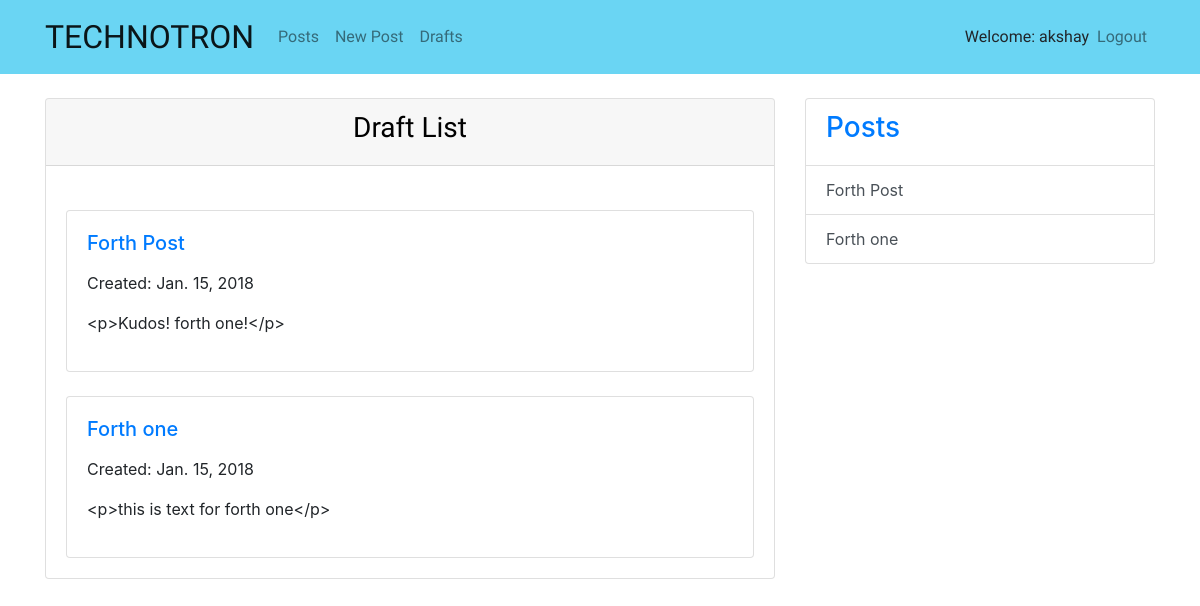
The page /drafts/ (signed in) on the database as committed earlier.
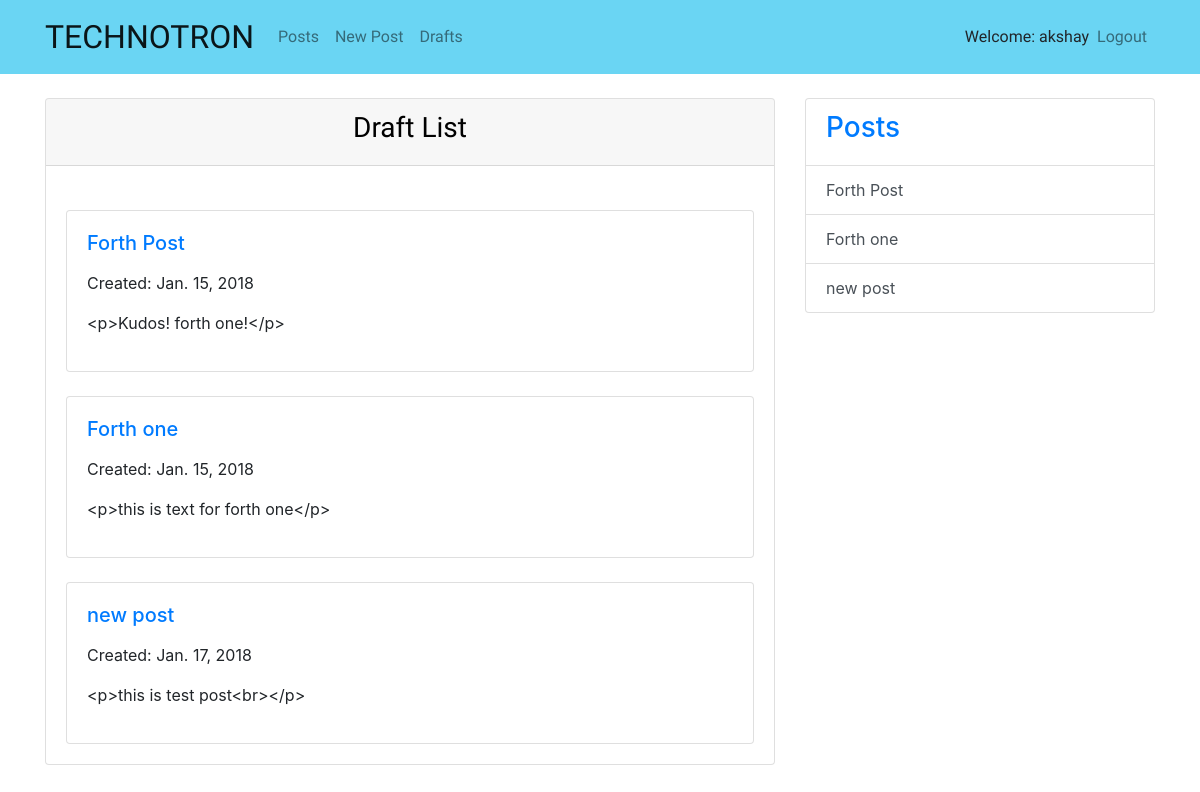
The same page on the database as committed later.
### blog/models.py (models this page shows, shortened)
class Post(models.Model):
    author = models.ForeignKey('auth.User')
    title = models.CharField(max_length=200)
    text = models.TextField()
    created_date = models.DateField(default=timezone.now)
    published_date = models.DateField(blank=True,null=True)

### blog/views.py (the view)
# urls.py: url(r'^drafts/$',views.DraftListView.as_view(),name='post_draft_list'),
class DraftListView(LoginRequiredMixin,ListView):
    template_name = 'post_draft_list.html'
    login_url = '/login/'
    redirect_field_name = 'blog/post_draft_list.html'
    model = Post
    def get_queryset(self):
        return Post.objects.filter(published_date__isnull=True).order_by('created_date')

### blog/templates/blog/post_draft_list.html
{% extends 'blog/base.html'%}
{% block content %}
<div class="card">
    <div class="card-header posttitle"><h3> Draft List</h3></div>
      <div class="card-body">
        {% for post in post_list %}
          <br>
          <div class="card">
              <div class="card-body">
                <h5 class="card-title"><a href="{% url 'post_detail' pk=post.pk %}">{{ post.title }}</a></h5>
                <p class="card-text">
                  <div class="date">
                    <p>Created: {{post.created_date}}</p>
                  </div>
                  <p>{{post.text|truncatechars:200}}</p>
                </p>
              </div>
          </div>
        {% endfor %}
      </div>
</div>
{% endblock %}

### blog/templates/blog/base.html (shortened to what this page needs)
<!DOCTYPE html>
{% load staticfiles %}
<html>
  <head>
    <link rel="stylesheet" href="https://maxcdn.bootstrapcdn.com/bootstrap/4.0.0-beta.3/css/bootstrap.min.css">
    <link rel="stylesheet" href="//cdn.jsdelivr.net/npm/medium-editor@latest/dist/css/medium-editor.min.css" type="text/css" media="screen" charset="utf-8">
    <link rel="stylesheet" href="{% static 'css/blog.css' %}">
  </head>
  <body>
      <nav class="navbar navbar-expand-lg navbar-light" style="background-color: #6AD5F3;">
        <div class="container">
          <a class="navbar-brand mb-0 h1 bigbrand" href="{% url 'about' %}">TECHNOTRON</a>
          <ul class="navbar-nav mr-auto">
              <li class="nav-item">
                  <a class="nav-link techfont" href="{% url 'post_list' %}">Posts</a>
              </li>
          {% if user.is_authenticated %}
              <li class="nav-item">
                  <a class="nav-link techfont" href="{% url 'post_new' %}">New Post</a>
              </li>
              <li class="nav-item">
                  <a class="nav-link techfont" href="{% url 'post_draft_list' %}">Drafts</a>
              </li>
          </ul>
          <ul class="navbar-nav navbar-right">
              <li class="nav-item">
                  <a class="navbar-text techfont">Welcome: {{user.username}}</a>
              </li>
              <li class="nav-item">
                  <a class="nav-link techfont" href="{% url 'logout' %}">Logout</a>
              </li>
          </ul>
          {% else %}
          <ul class="navbar-nav navbar-right">
            <li class="nav-item"> <a class="nav-link techfont" href="{% url 'login' %}"> <span><img src="{% static 'login.svg' %}" alt="img" width='20px'> Login</span></a></li>
          </ul>
          {% endif %}
        </div>
      </nav>
    <br>
    <div class="container">
      <div class="row">
        <div class="col-sm-8">
            {% block content %}
            {% endblock %}
        </div>
        <div class="col-sm-4">
            <div class="list-group">
                <a href="{% url 'post_list' %}" class="list-group-item">
                  <h3>Posts</h3>
                </a>
                {% for post in post_list %}
                <a class="list-group-item list-group-item-action" href="{% url 'post_detail' pk=post.pk %}">{{ post.title }}</a>
                {% endfor %}
            </div>
        </div>
      </div>
    </div>
  </body>
</html>

### blog/static/css/blog.css (style rules this page uses)
.techfont { font-family: 'ABeeZee', sans-serif; font-size: 1em; color: black; }
.bigbrand { font-family: 'Passion One', cursive; font-size: 2em; }
.posttitle { font-family: 'ABeeZee', sans-serif; font-size: 2em; text-align: center; color: black; }

Rows that differ between the two databases and show on the page:
added Post: title "new post", created_date "Jan. 17, 2018", text "<p>this is test post<br></p>"
